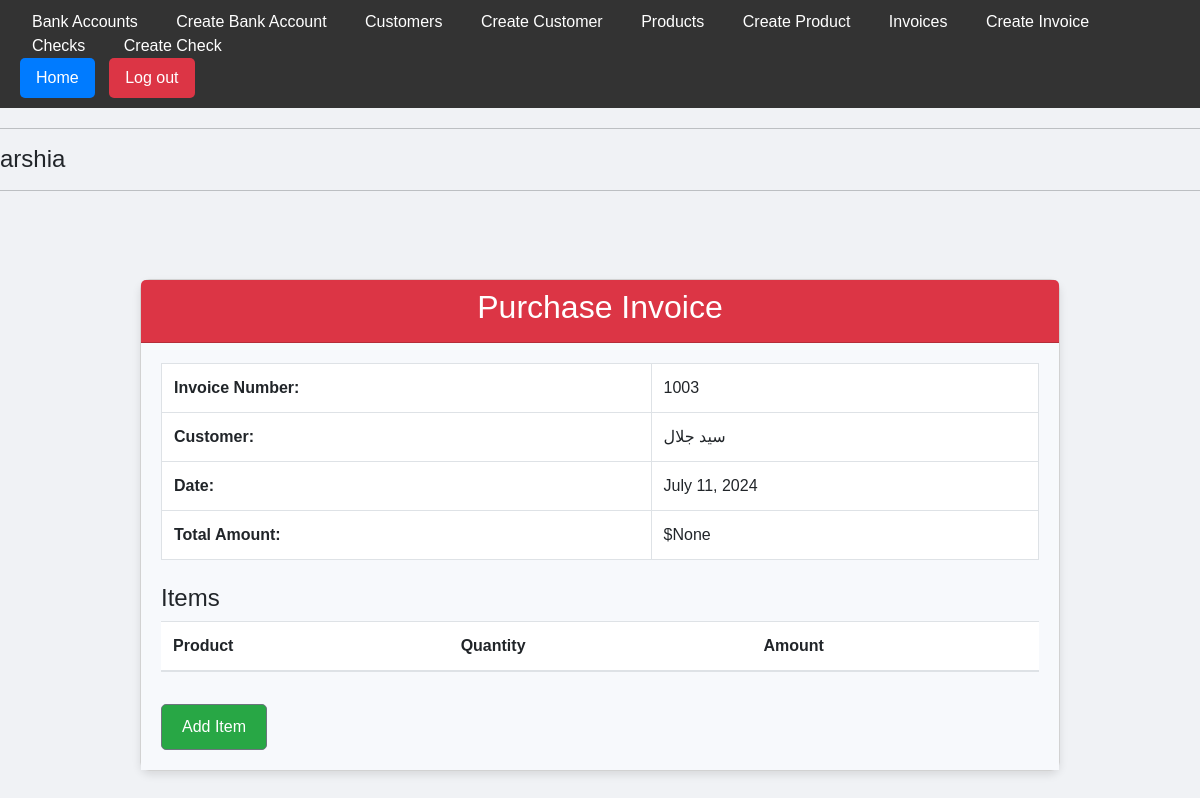
Page /invoices/3/ (signed in) on the earlier database version.
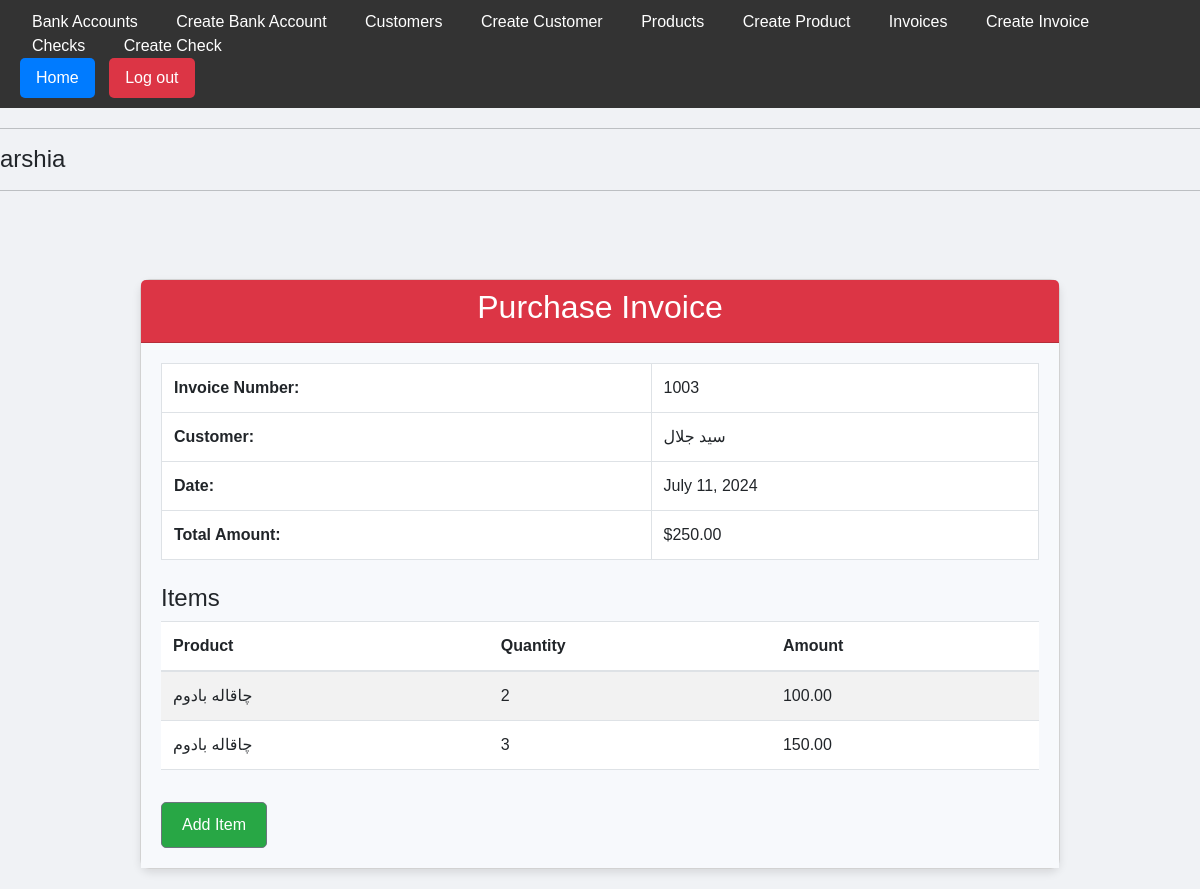
Same page on the later database version.
### app/models.py (models this page shows, shortened)
class Invoice(models.Model):
    INVOICE_TYPES = (
        ('purchase', 'Purchase'),
        ('sale', 'Sale'),
    )
    user = models.ForeignKey(User, on_delete=models.CASCADE, null=True, blank=True)
    invoice_type = models.CharField(max_length=10, choices=INVOICE_TYPES)
    customer = models.ForeignKey(Customer, on_delete=models.CASCADE)
    date = models.DateField(auto_now_add=True)
    invoice_number = models.PositiveIntegerField(unique=True, blank=True, null=True)
    total_amount = models.DecimalField(max_digits=10, decimal_places=2, default=0.00, blank=True, null=True)

class Customer(models.Model):
    user = models.ForeignKey(User, on_delete=models.CASCADE, null=True, blank=True)
    name = models.CharField(max_length=100)
    email = models.EmailField()

class InvoiceItem(models.Model):
    invoice = models.ForeignKey(Invoice, related_name='invoice_items', on_delete=models.CASCADE)
    product = models.ForeignKey(Product, on_delete=models.CASCADE)
    quantity = models.PositiveIntegerField()
    amount = models.DecimalField(max_digits=10, decimal_places=2, blank=True, null=True)

class Product(models.Model):
    user = models.ForeignKey(User, on_delete=models.CASCADE, null=True, blank=True)
    name = models.CharField(max_length=100)
    price = models.DecimalField(max_digits=10, decimal_places=2)
    quantity = models.PositiveIntegerField(default=0)

### app/views.py (the view)
# urls.py: path('invoices/<int:pk>/', InvoiceDetailView.as_view(), name='invoice-detail'),
class InvoiceDetailView(LoginRequiredMixin, DetailView):
    model = Invoice
    template_name = 'app/invoice_detail.html'
    context_object_name = 'invoice'
    def get_context_data(self, **kwargs):
        context = super().get_context_data(**kwargs)
        context['items'] = self.object.invoice_items.all()
        return context

### app/templates/app/invoice_detail.html
{% extends 'app/base.html' %}
{% load static %}
{% block extra_css %}
<link rel="stylesheet" type="text/css" href="{% static 'css/invoice_detail.css' %}">
{% endblock %}
{% block content %}
<div class="container mt-5">
    <div class="card">
        {% if invoice.invoice_type == 'sale' %}
        <div class="card-header bg-primary text-white text-center">
            <h2>Sale Invoice</h2>
        </div>
        {% elif invoice.invoice_type == 'purchase' %}
        <div class="card-header bg-danger text-white text-center">
            <h2>Purchase Invoice</h2>
        </div>
        {% endif %}
        <div class="card-body">
            <table class="table table-bordered">
                <tbody>
                    <tr>
                        <th>Invoice Number:</th>
                        <td>{{ invoice.invoice_number }}</td>
                    </tr>
                    <tr>
                        <th>Customer:</th>
                        <td>{{ invoice.customer.name }}</td>
                    </tr>
                    <tr>
                        <th>Date:</th>
                        <td>{{ invoice.date }}</td>
                    </tr>
                    <tr>
                        <th>Total Amount:</th>
                        <td>${{ invoice.total_amount }}</td>
                    </tr>
                </tbody>
            </table>
            <h4 class="mt-4">Items</h4>
            <table class="table table-striped">
                <thead>
                    <tr>
                        <th>Product</th>
                        <th>Quantity</th>
                        <th>Amount</th>
                    </tr>
                </thead>
                <tbody>
                    {% for item in items %}
                    <tr>
                        <td>{{ item.product.name }}</td>
                        <td>{{ item.quantity }}</td>
                        <td>{{ item.amount }}</td>
                    </tr>
                    {% endfor %}
                </tbody>
            </table>
            <a href="{% url 'invoiceitem-create' invoice.id %}" class="btn btn-secondary mt-3">Add Item</a>
        </div>
    </div>
</div>
{% endblock %}

### app/templates/app/base.html (shortened to what this page needs)
{% load custom_filters %}
<!DOCTYPE html>
<html>
<head>
    <link href="https://cdn.jsdelivr.net/npm/bootstrap@5.3.0-alpha1/dist/css/bootstrap.min.css" rel="stylesheet">
    {% load static %}
    <link rel="stylesheet" type="text/css" href="{% static 'css/base.css' %}">
    {% block extra_css %}
    {% endblock %}
</head>
<body>
    <header>
        <nav>
            <ul class="nav-menu">
                <li><a href="{% url 'bankaccount-list' %}">Bank Accounts</a></li>
                <li><a href="{% url 'bankaccount-create' %}">Create Bank Account</a></li>
                <li><a href="{% url 'customer-list' %}">Customers</a></li>
                <li><a href="{% url 'customer-create' %}">Create Customer</a></li>
                <li><a href="{% url 'product-list' %}">Products</a></li>
                <li><a href="{% url 'product-create' %}">Create Product</a></li>
                <li><a href="{% url 'invoice-list' %}">Invoices</a></li>
                <li><a href="{% url 'invoice-create' %}">Create Invoice</a></li>
                <li><a href="{% url 'check-list' %}">Checks</a></li>
                <li><a href="{% url 'check-create' %}">Create Check</a></li>
            </ul>
        </nav>
        <div>
            <button onclick="window.location.href='/'">Home</button>
            <form method="post" action="{% url 'logout' %}" style="display:inline;">
                <button type="submit" class="logout">Log out</button>
            </form>
        </div>
    </header>
    <hr>
    {% if request.user.is_authenticated %}
        <h1 class="username">{{request.user}}</h1>
    {% else %}
        <a href="{% url 'login' %}">Login</a>
    {% endif %}
    <hr>
    {% block content %}{% endblock %}
</body>
</html>

### app/static/css/base.css (style rules this page uses)
body, html { margin: 0; padding: 0; font-family: Arial, sans-serif; }
header { background-color: #333; color: #fff; padding: 10px 20px; margin-bottom: 20px; }
.nav-menu { list-style-type: none; padding: 0; margin: 0; }
.nav-menu li { display: inline-block; margin-right: 10px; }
.nav-menu li a { text-decoration: none; color: #fff; padding: 8px 12px; border-radius: 5px; transition: background-color 0.3s ease; }
button { background-color: #007bff; color: #fff; padding: 8px 16px; border: none; cursor: pointer; border-radius: 5px; margin-right: 10px; }
form { display: inline; }
.logout { background-color: #dc3545; }
.username { font-size: 24px; margin-top: 10px; }
a { color: #007bff; text-decoration: none; }

### app/static/css/invoice_detail.css (style rules this page uses)
body, html { margin: 0; padding: 0; font-family: 'Arial', sans-serif; background-color: #f0f2f5; }
.container { width: 80%; margin: auto; padding: 20px; }
.card { margin-top: 20px; border-radius: 10px; box-shadow: 0 4px 8px rgba(0, 0, 0, 0.1); background-color: #ffffff; }
.card-body { padding: 20px; background-color: #f7f9fc; }
.table { width: 100%; margin-bottom: 1rem; color: #212529; border-collapse: collapse; }
.table th, .table td { padding: 0.75rem; vertical-align: top; border-top: 1px solid #dee2e6; }
.table thead th { vertical-align: bottom; border-bottom: 2px solid #dee2e6; }
.table-bordered { border: 1px solid #dee2e6; }
.table-bordered th, .table-bordered td { border: 1px solid #dee2e6; }
.table-striped tbody tr:nth-of-type(odd) { background-color: rgba(0, 0, 0, 0.05); }
.btn-secondary { background-color: #28a745; color: #fff; text-decoration: none; border-radius: 5px; text-align: center; padding: 10px 20px; transition: background-color 0.3s ease, transform 0.3s ease; }

Differences in the rows shown:
changed Invoice "سید جلال": total_amount "None" → "250.00"
added InvoiceItem: product.name "چاقاله بادوم", quantity "2", amount "100.00"
added InvoiceItem: product.name "چاقاله بادوم", quantity "3", amount "150.00"
